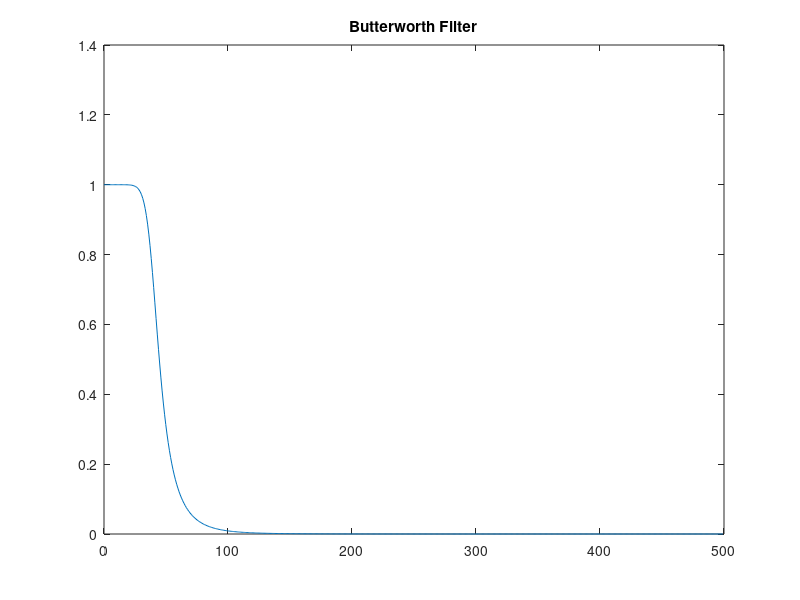
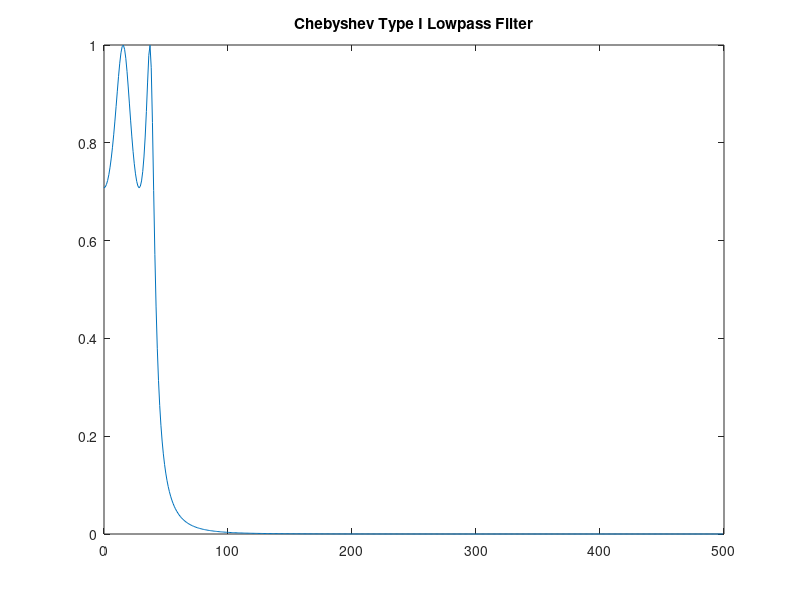
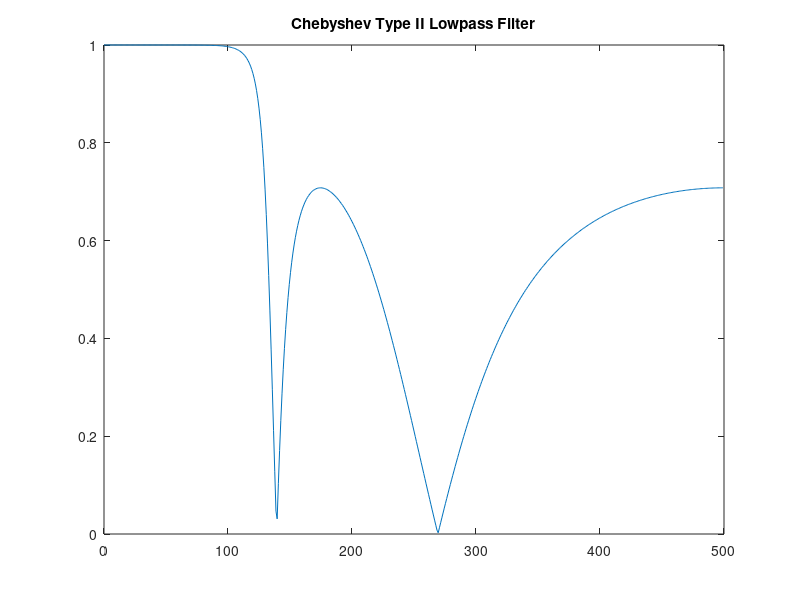

The MATLAB source for these figures, in order:
%% Infinite Impulse Response Filter Design
% This code will prove to be classic example for proper use of the given
% functions for Butterworth filter, Chebyshev Type 1 filter and Chebyshev 
% Type 2 Filter Design



%% Inputs Provided

%%
% Passband Attenuation
Ap = 3;


%%
% Sampling Frequency
Fs = 500;


%%
% Stopband Attenuation
As = 60;


%%
% Passband Frequency
Wp = 40;


%%
% Dividing by Sampling Frequeny
Wp = Wp / Fs;


%%
% Stopband Frequency
Ws = 150;


%%
% Dividing by Sampling Frequeny
Ws = Ws / Fs;


%% Derivation of order by butterord

[n,Wn] = buttord(Wp,Ws,Ap,As);

%% Formula for Order n of Butterworth filter

%%
% 
% <<D:\Github Live\Infinite-Impulse-Response-Filters\Source\f6.png>>
% 


%%
% OR another simplified version will be
% 


%%
% <<D:\Github Live\Infinite-Impulse-Response-Filters\Source\f5.png>>
% 


%% Applying the Butterworth filter function
[b,a] = butter(n,Wn);

%% Converting to frequency domain.
[h,w] = freqz(b,a);

%%
% Since the obtained input was in Normalized Form we get it back by
% multiplying with Sampling Frequency
W = w*Fs/pi;


%%
% To remove the negative values of h we take absolute
h = abs(h);

%% The PLOT for Butterworth Filter

figure();
plot(W,h);
title('Butterworth Filter')

%% Butterworth Filter Characteristics

%%
% <<D:\Github Live\Infinite-Impulse-Response-Filters\Source\graph1.gif>>
% 


%% Derivation of order

[n,Wp] = cheb1ord(Wp,Ws,Ap,As);

%% Applying the Chebyshev Type I filter function

[b,a] = cheby1(n,Ap,Wp);

%% Converting to frequency domain.
[h,w] = freqz(b,a);

%%
% Again since the obtained input was in Normalized Form we get it back by
% multiplying with Sampling Frequency
W = w*Fs/pi;
%%
% Again to remove the negative values of h we take absolute
h = abs(h);

%% The PLOT for Chebyshev Type I Filter

figure();
plot(W,h);
title('Chebyshev Type I Lowpass Filter')


%% Derivation of order


[n,Wp] = cheb2ord(Wp,Ws,Ap,As);

%% Applying the Chebyshev Type II filter function

[b,a] = cheby2(n,Ap,Wp);

%% Converting to frequency domain.
[h,w] = freqz(b,a);

%%
% Again since the obtained input was in Normalized Form we get it back by
% multiplying with Sampling Frequency
W = w*Fs/pi;

%%
% Again to remove the negative values of h we take absolute
h = abs(h);

%% The PLOT for Chebyshev Type II Filter
figure();
plot(W,h);
title('Chebyshev Type II Lowpass Filter')




%% Author: Kaustubh Shivdikar
% MATLAB Lab experiment of Linear to circular convolution.
% 
% <<D:\Github Live\Infinite-Impulse-Response-Filters\Source\matlablogo.png>>
% 


